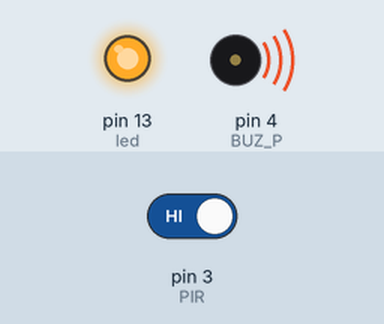
This sketch was run on a simulated Arduino Uno, built with avr-gcc and run on an emulated ATmega328P. Shown: output pins drawn as LEDs (lit = HIGH), buzzer (waves = sounding). The inputs (shaded band) are chosen by the test bench; at power-on: pin 3 (PIR) HIGH. What the sketch prints to the serial monitor is not drawn.

Above: at 4.3 s.
4.4 s: pin 3 (PIR) driven LOW
At 5.88 s:
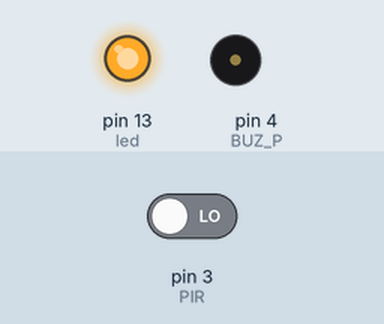
Timing chart, 0 to 15.9 s (numbered marks = the images above; inputs shaded):
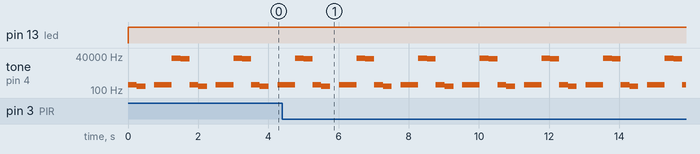

The sketch:

sensorpir.ino
```cpp
#define NOTE_B0  31  // notas y frecuencias
#define NOTE_C1  33
#define NOTE_CS1 35
#define NOTE_D1  37
#define NOTE_DS1 39
#define NOTE_E1  41
#define NOTE_F1  44
#define NOTE_FS1 46
#define NOTE_G1  49
#define NOTE_GS1 52
#define NOTE_A1  55
#define NOTE_AS1 58
#define NOTE_B1  62
#define NOTE_C2  65
#define NOTE_CS2 69
#define NOTE_D2  73
#define NOTE_DS2 78
#define NOTE_E2  82
#define NOTE_F2  87
#define NOTE_FS2 93
#define NOTE_G2  98
#define NOTE_GS2 104
#define NOTE_A2  110
#define NOTE_AS2 117
#define NOTE_B2  123
#define NOTE_C3  131
#define NOTE_CS3 139
#define NOTE_D3  147
#define NOTE_DS3 156
#define NOTE_E3  165
#define NOTE_F3  175
#define NOTE_FS3 185
#define NOTE_G3  196
#define NOTE_GS3 208
#define NOTE_A3  220
#define NOTE_AS3 233
#define NOTE_B3  247
#define NOTE_C4  262
#define NOTE_CS4 277
#define NOTE_D4  294
#define NOTE_DS4 311
#define NOTE_E4  330
#define NOTE_F4  349
#define NOTE_FS4 370
#define NOTE_G4  392
#define NOTE_GS4 415
#define NOTE_A4  440
#define NOTE_AS4 466
#define NOTE_B4  494
#define NOTE_C5  523
#define NOTE_CS5 554
#define NOTE_D5  587
#define NOTE_DS5 622
#define NOTE_E5  659
#define NOTE_F5  698
#define NOTE_FS5 740
#define NOTE_G5  784
#define NOTE_GS5 831
#define NOTE_A5  880
#define NOTE_AS5 932
#define NOTE_B5  988
#define NOTE_C6  1047
#define NOTE_CS6 1109
#define NOTE_D6  1175
#define NOTE_DS6 1245
#define NOTE_E6  1319
#define NOTE_F6  1397
#define NOTE_FS6 1480
#define NOTE_G6  1568
#define NOTE_GS6 1661
#define NOTE_A6  1760
#define NOTE_AS6 1865
#define NOTE_B6  1976
#define NOTE_C7  2093
#define NOTE_CS7 2217
#define NOTE_D7  2349
#define NOTE_DS7 2489
#define NOTE_E7  2637
#define NOTE_F7  2794
#define NOTE_FS7 2960
#define NOTE_G7  3136
#define NOTE_GS7 3322
#define NOTE_A7  3520
#define NOTE_AS7 3729
#define NOTE_B7  3951
#define NOTE_C8  4186
#define NOTE_CS8 4435
#define NOTE_D8  4699
#define NOTE_DS8 4978


#define BUZ_P 4   // buzzer pasivo en pin 4


int melodia[] = {   // array con las notas de la melodia
  NOTE_C4, NOTE_G3, NOTE_G3, 0, NOTE_B3, NOTE_C4
};

int duraciones[] = {    // array con la duracion de cada nota
  4, 8, 8, 4, 4, 4, 4, 4
};


const int led = 13; //PIN usado para lED
const int PIR = 3; //PIN usado para Sensor de movimiento o PIR

void setup() {

  Serial.begin(115200);

  pinMode(led,OUTPUT); //Declaramos el LED de tipo salida
  pinMode(PIR,INPUT); //Declaramos al sensor de tipo entrada
  pinMode(BUZ_P,OUTPUT); //Declaramos al sensor de tipo salida
 }

void loop() {

  int valor = digitalRead(PIR); //Obtenemos el valor del sensor PIR

  if(digitalRead(valor == 1) == LOW){ //Condicion de encender led y buzzer cuando se detecta movimiento
    for (int i = 0; i < 8; i++){
      int dura = 1000 / duraciones[i];
      tone (BUZ_P, melodia[i], dura);
      int pausa = dura * 1.00;

      Serial.print("Se ah detectado movimiento: ");
      Serial.println("  LED y BUZZER encendidos");

      digitalWrite(led,HIGH );
      delay(pausa);
      noTone(BUZ_P);

      }
    }

   if(valor==0){ //Condicion de apagar led y buzzer cuando no hay movimiento
      digitalWrite(led,LOW );

      Serial.print("No se ah detectado movimiento");
      Serial.println("  LED apagado");

    }else{
      digitalWrite(led, LOW);
      }
 }
```

Measured:
- by itself, tone on pin 4 (BUZ_P): repeats every 1.8 s: 25939 Hz 0.25 s, 24864 Hz 0.25 s, 262 Hz 0.25 s, 196 Hz 0.25 s, silent 0.25 s, 247 Hz 0.25 s, 262 Hz 0.25 s
